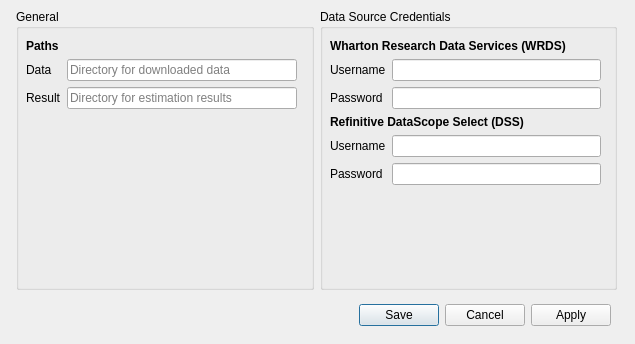
<?xml version="1.0" encoding="UTF-8"?>
<ui version="4.0">
 <class>DialogSettings</class>
 <widget class="QDialog" name="DialogSettings">
  <property name="geometry">
   <rect>
    <x>0</x>
    <y>0</y>
    <width>635</width>
    <height>344</height>
   </rect>
  </property>
  <property name="sizePolicy">
   <sizepolicy hsizetype="Fixed" vsizetype="Fixed">
    <horstretch>0</horstretch>
    <verstretch>0</verstretch>
   </sizepolicy>
  </property>
  <property name="minimumSize">
   <size>
    <width>635</width>
    <height>344</height>
   </size>
  </property>
  <property name="maximumSize">
   <size>
    <width>635</width>
    <height>344</height>
   </size>
  </property>
  <property name="windowTitle">
   <string>Settings</string>
  </property>
  <widget class="QDialogButtonBox" name="buttonBox">
   <property name="geometry">
    <rect>
     <x>20</x>
     <y>280</y>
     <width>591</width>
     <height>71</height>
    </rect>
   </property>
   <property name="sizePolicy">
    <sizepolicy hsizetype="Fixed" vsizetype="Fixed">
     <horstretch>0</horstretch>
     <verstretch>0</verstretch>
    </sizepolicy>
   </property>
   <property name="orientation">
    <enum>Qt::Horizontal</enum>
   </property>
   <property name="standardButtons">
    <set>QDialogButtonBox::Apply|QDialogButtonBox::Cancel|QDialogButtonBox::Save</set>
   </property>
  </widget>
  <widget class="QWidget" name="horizontalLayoutWidget">
   <property name="geometry">
    <rect>
     <x>16</x>
     <y>9</y>
     <width>601</width>
     <height>281</height>
    </rect>
   </property>
   <layout class="QHBoxLayout" name="horizontalLayout">
    <item>
     <widget class="QGroupBox" name="groupBoxGeneral">
      <property name="title">
       <string>General</string>
      </property>
      <widget class="QWidget" name="gridLayoutWidget_2">
       <property name="geometry">
        <rect>
         <x>10</x>
         <y>30</y>
         <width>271</width>
         <height>221</height>
        </rect>
       </property>
       <layout class="QFormLayout" name="formLayoutGeneral">
        <property name="fieldGrowthPolicy">
         <enum>QFormLayout::ExpandingFieldsGrow</enum>
        </property>
        <item row="0" column="0" colspan="2">
         <widget class="QLabel" name="labelPaths">
          <property name="font">
           <font>
            <weight>75</weight>
            <bold>true</bold>
            <underline>false</underline>
           </font>
          </property>
          <property name="text">
           <string>Paths</string>
          </property>
         </widget>
        </item>
        <item row="1" column="0">
         <widget class="QLabel" name="labelDataDirectory">
          <property name="text">
           <string>Data</string>
          </property>
         </widget>
        </item>
        <item row="1" column="1">
         <widget class="QLineEdit" name="lineEditDataDirectory">
          <property name="sizePolicy">
           <sizepolicy hsizetype="Expanding" vsizetype="Fixed">
            <horstretch>0</horstretch>
            <verstretch>0</verstretch>
           </sizepolicy>
          </property>
          <property name="minimumSize">
           <size>
            <width>0</width>
            <height>0</height>
           </size>
          </property>
          <property name="placeholderText">
           <string>Directory for downloaded data</string>
          </property>
          <property name="clearButtonEnabled">
           <bool>false</bool>
          </property>
         </widget>
        </item>
        <item row="2" column="0">
         <widget class="QLabel" name="labelResultDirectory">
          <property name="text">
           <string>Result</string>
          </property>
         </widget>
        </item>
        <item row="2" column="1">
         <widget class="QLineEdit" name="lineEditResultDirectory">
          <property name="frame">
           <bool>true</bool>
          </property>
          <property name="placeholderText">
           <string>Directory for estimation results</string>
          </property>
         </widget>
        </item>
       </layout>
      </widget>
     </widget>
    </item>
    <item>
     <widget class="QGroupBox" name="groupBoxCredentials">
      <property name="title">
       <string>Data Source Credentials</string>
      </property>
      <widget class="QWidget" name="gridLayoutWidget">
       <property name="geometry">
        <rect>
         <x>10</x>
         <y>30</y>
         <width>271</width>
         <height>221</height>
        </rect>
       </property>
       <layout class="QFormLayout" name="formLayoutCredentials">
        <property name="fieldGrowthPolicy">
         <enum>QFormLayout::ExpandingFieldsGrow</enum>
        </property>
        <item row="0" column="0" colspan="2">
         <widget class="QLabel" name="labelWRDS">
          <property name="font">
           <font>
            <weight>75</weight>
            <bold>true</bold>
           </font>
          </property>
          <property name="text">
           <string>Wharton Research Data Services (WRDS)</string>
          </property>
         </widget>
        </item>
        <item row="1" column="0">
         <widget class="QLabel" name="labelUsernameWRDS">
          <property name="text">
           <string>Username</string>
          </property>
         </widget>
        </item>
        <item row="1" column="1">
         <widget class="QLineEdit" name="lineEditUsernameWRDS"/>
        </item>
        <item row="2" column="0">
         <widget class="QLabel" name="labelPasswordWRDS">
          <property name="text">
           <string>Password</string>
          </property>
         </widget>
        </item>
        <item row="2" column="1">
         <widget class="QLineEdit" name="lineEditPsswordWRDS">
          <property name="echoMode">
           <enum>QLineEdit::Password</enum>
          </property>
         </widget>
        </item>
        <item row="4" column="0">
         <widget class="QLabel" name="labelUsernameDSS">
          <property name="text">
           <string>Username</string>
          </property>
         </widget>
        </item>
        <item row="4" column="1">
         <widget class="QLineEdit" name="lineEditUsernameDSS"/>
        </item>
        <item row="5" column="0">
         <widget class="QLabel" name="labelPasswordDSS">
          <property name="text">
           <string>Password</string>
          </property>
         </widget>
        </item>
        <item row="5" column="1">
         <widget class="QLineEdit" name="lineEditPasswordDSS">
          <property name="echoMode">
           <enum>QLineEdit::Password</enum>
          </property>
         </widget>
        </item>
        <item row="3" column="0" colspan="2">
         <widget class="QLabel" name="labelDSS">
          <property name="font">
           <font>
            <weight>75</weight>
            <bold>true</bold>
           </font>
          </property>
          <property name="text">
           <string>Refinitive DataScope Select (DSS)</string>
          </property>
         </widget>
        </item>
       </layout>
      </widget>
     </widget>
    </item>
   </layout>
  </widget>
 </widget>
 <resources/>
 <connections>
  <connection>
   <sender>buttonBox</sender>
   <signal>rejected()</signal>
   <receiver>DialogSettings</receiver>
   <slot>reject()</slot>
   <hints>
    <hint type="sourcelabel">
     <x>316</x>
     <y>260</y>
    </hint>
    <hint type="destinationlabel">
     <x>286</x>
     <y>274</y>
    </hint>
   </hints>
  </connection>
  <connection>
   <sender>buttonBox</sender>
   <signal>accepted()</signal>
   <receiver>DialogSettings</receiver>
   <slot>accept()</slot>
   <hints>
    <hint type="sourcelabel">
     <x>248</x>
     <y>254</y>
    </hint>
    <hint type="destinationlabel">
     <x>157</x>
     <y>274</y>
    </hint>
   </hints>
  </connection>
 </connections>
</ui>
